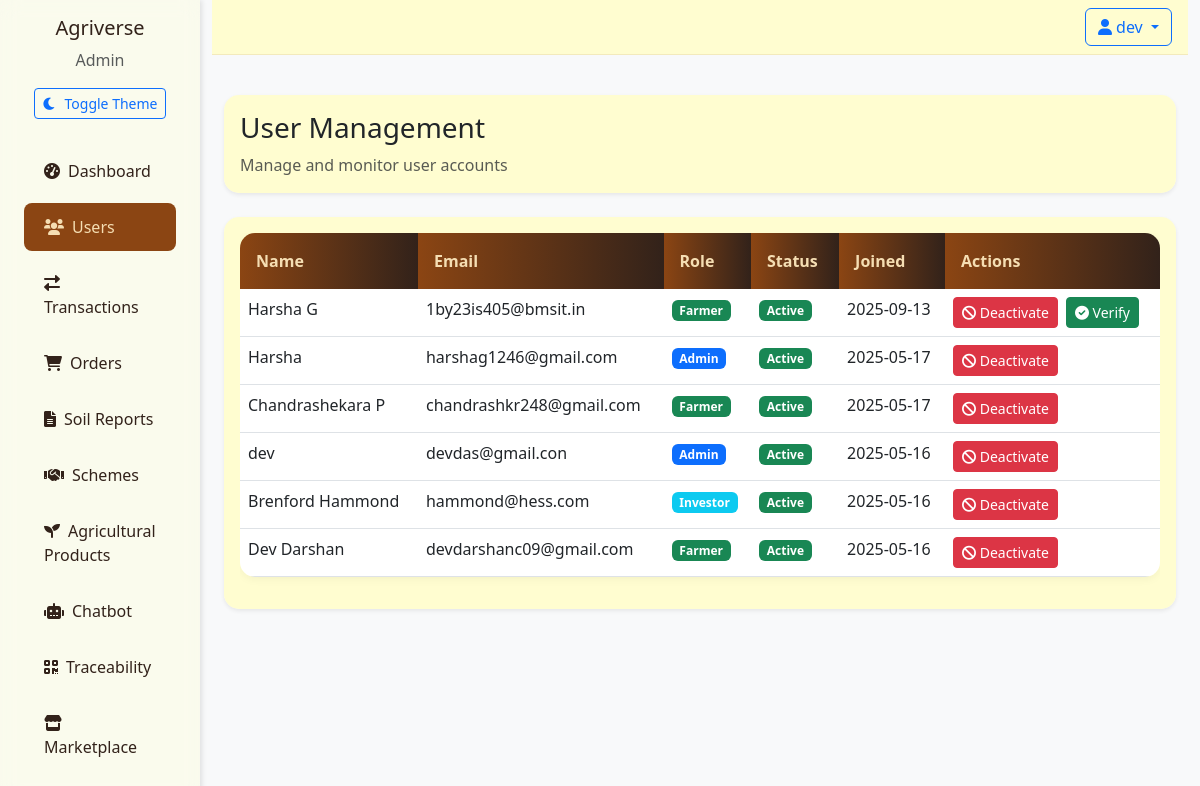
The app's page /admin/users (signed in) with its own data.
### app/models/__init__.py (models this page shows)
class User(UserMixin, db.Model):
    id = db.Column(db.Integer, primary_key=True)
    email = db.Column(db.String(120), unique=True, nullable=False)
    password_hash = db.Column(db.String(128), nullable=False)
    name = db.Column(db.String(100), nullable=False)
    role = db.Column(db.String(20), nullable=False)  # 'farmer', 'investor', 'admin'
    created_at = db.Column(db.DateTime, default=datetime.utcnow)
    is_active = db.Column(db.Boolean, default=True)
    is_verified = db.Column(db.Boolean, default=False)
    wallet_balance = db.Column(db.Float, default=0.0)  # User's wallet balance
    farm_name = db.Column(db.String(100))
    farm_location = db.Column(db.String(200))
    farm_size = db.Column(db.Float)  # in acres
    company_name = db.Column(db.String(100))
    investment_capacity = db.Column(db.Float)
    products = db.relationship('Product', backref='seller', lazy=True)
    investments_made = db.relationship('Investment',
                                     backref='investor',
                                     lazy=True,
                                     foreign_keys='Investment.investor_id')
    investments_received = db.relationship('Investment',
                                         backref='farmer',
                                         lazy=True,
                                         foreign_keys='Investment.farmer_id')
    soil_reports = db.relationship('SoilReport', backref='farmer', lazy=True)

### app/routes/admin.py (the view)
@admin_bp.route('/users')
@login_required
@admin_required
def users():
    try:
        users = User.query.order_by(User.created_at.desc()).all()
        return render_template('admin/users.html', users=users)
    except Exception as e:
        flash(f'Error loading users: {str(e)}', 'error')
        return redirect(url_for('admin.dashboard'))

### app/__init__.py (called while the page is built)
@login_manager.user_loader
def load_user(user_id):
    return User.query.get(int(user_id))

### app/routes/admin.py (called while the page is built)
def admin_required(f):
    @wraps(f)
    def decorated_function(*args, **kwargs):
        if not current_user.is_authenticated or current_user.role != 'admin':
            flash('Access denied. Admin privileges required.', 'error')
            return redirect(url_for('main.index'))
        return f(*args, **kwargs)
    return decorated_function

### app/templates/admin/users.html (shortened to what this page needs)
{% extends "base.html" %}
{% block content %}
<div class="container-fluid py-4">
    <div class="row mb-4">
        <div class="col-12">
            <div class="card border-0 shadow-sm">
                <div class="card-body">
                    <h1 class="h3 mb-2">User Management</h1>
                    <p class="text-muted mb-0">Manage and monitor user accounts</p>
                </div>
            </div>
        </div>
    </div>
    <div class="row">
        <div class="col-12">
            <div class="card border-0 shadow-sm">
                <div class="card-body">
                    <div class="table-responsive">
                        <table class="table table-hover">
                            <thead>
                                <tr>
                                    <th>Name</th>
                                    <th>Email</th>
                                    <th>Role</th>
                                    <th>Status</th>
                                    <th>Joined</th>
                                    <th>Actions</th>
                                </tr>
                            </thead>
                            <tbody>
                                {% for user in users %}
                                <tr>
                                    <td>{{ user.name }}</td>
                                    <td>{{ user.email }}</td>
                                    <td>
                                        <span class="badge bg-{{ {
                                            'farmer': 'success',
                                            'investor': 'info',
                                            'admin': 'primary'
                                        }[user.role] }}">
                                            {{ user.role|title }}
                                        </span>
                                    </td>
                                    <td>
                                        <span class="badge bg-{{ 'success' if user.is_active else 'danger' }}">
                                            {{ 'Active' if user.is_active else 'Inactive' }}
                                        </span>
                                    </td>
                                    <td>{{ user.created_at.strftime('%Y-%m-%d') }}</td>
                                    <td>
                                        <div class="btn-group">
                                            <form action="{{ url_for('admin.toggle_user_status', user_id=user.id) }}" method="POST" class="d-inline">
                                                <button type="submit" class="btn btn-sm btn-{{ 'danger' if user.is_active else 'success' }}">
                                                    {% if user.is_active %}
                                                    <i class="fas fa-ban"></i> Deactivate
                                                    {% else %}
                                                    <i class="fas fa-check"></i> Activate
                                                    {% endif %}
                                                </button>
                                            </form>
                                            {% if not user.is_verified %}
                                            <form action="{{ url_for('admin.verify_user', user_id=user.id) }}" method="POST" class="d-inline ms-2">
                                                <button type="submit" class="btn btn-sm btn-success">
                                                    <i class="fas fa-check-circle"></i> Verify
                                                </button>
                                            </form>
                                            {% endif %}
                                        </div>
                                    </td>
                                </tr>
                                {% endfor %}
                            </tbody>
                        </table>
                    </div>
                </div>
            </div>
        </div>
    </div>
</div>
{% endblock %}

### app/templates/base.html (shortened to what this page needs)
<!DOCTYPE html>
<html lang="en" data-bs-theme="light">
<head>
    <link href="https://cdn.jsdelivr.net/npm/bootstrap@5.3.0/dist/css/bootstrap.min.css" rel="stylesheet">
    <link href="https://cdnjs.cloudflare.com/ajax/libs/font-awesome/6.0.0/css/all.min.css" rel="stylesheet">
    <link href="{{ url_for('static', filename='css/style.css') }}" rel="stylesheet">
</head>
<body>
    <div class="container-fluid">
        <div class="row">
            {% if current_user.is_authenticated %}
            <div class="col-md-2 sidebar">
                <div class="d-flex flex-column">
                    <div class="text-center mb-4">
                        <h5 class="mb-2">Agriverse</h5>
                        <p class="text-muted mb-3">{{ current_user.role|title }}</p>
                        <button id="theme-toggle" class="btn btn-sm btn-outline-primary">
                            <i class="fas fa-moon me-2"></i>Toggle Theme
                        </button>
                    </div>
                    {% if current_user.role == 'admin' %}
                    <div class="nav flex-column">
                    <a href="{{ url_for('admin.dashboard') }}" class="nav-link {% if request.endpoint == 'admin.dashboard' %}active{% endif %}">
                            <i class="fas fa-tachometer-alt me-2"></i>Dashboard
                    </a>
                    <a href="{{ url_for('admin.users') }}" class="nav-link {% if request.endpoint == 'admin.users' %}active{% endif %}">
                            <i class="fas fa-users me-2"></i>Users
                    </a>
                    <a href="{{ url_for('admin.transactions') }}" class="nav-link {% if request.endpoint == 'admin.transactions' %}active{% endif %}">
                            <i class="fas fa-exchange-alt me-2"></i>Transactions
                    </a>
                    <a href="{{ url_for('admin.orders') }}" class="nav-link {% if request.endpoint == 'admin.orders' %}active{% endif %}">
                            <i class="fas fa-shopping-cart me-2"></i>Orders
                    </a>
                    <a href="{{ url_for('admin.soil_reports') }}" class="nav-link {% if request.endpoint == 'admin.soil_reports' %}active{% endif %}">
                            <i class="fas fa-file-alt me-2"></i>Soil Reports
                    </a>
                    <a href="{{ url_for('admin.schemes') }}" class="nav-link {% if request.endpoint == 'admin.schemes' %}active{% endif %}">
                            <i class="fas fa-handshake me-2"></i>Schemes
                    </a>
                    <a href="{{ url_for('admin.agri_products') }}" class="nav-link {% if request.endpoint == 'admin.agri_products' %}active{% endif %}">
                            <i class="fas fa-seedling me-2"></i>Agricultural Products
                    </a>
                    <a href="{{ url_for('admin.chatbot') }}" class="nav-link {% if request.endpoint == 'admin.chatbot' %}active{% endif %}">
                            <i class="fas fa-robot me-2"></i>Chatbot
                    </a>
                    <a href="{{ url_for('admin.traceability') }}" class="nav-link {% if request.endpoint == 'admin.traceability' %}active{% endif %}">
                            <i class="fas fa-qrcode me-2"></i>Traceability
                    </a>
                    </div>
                    {% endif %}
                    {% if current_user.role != 'farmer' %}
                    <a href="{{ url_for('main.marketplace') }}" class="nav-link {% if request.endpoint == 'main.marketplace' %}active{% endif %}">
                        <i class="fas fa-store me-2"></i> Marketplace
                    </a>
                    {% endif %}
                </div>
            </div>
            {% endif %}
            <div class="col-md-{% if current_user.is_authenticated %}10{% else %}12{% endif %}">
                <nav class="navbar navbar-expand-lg mb-3">
                    <div class="container-fluid px-3">
                        <div class="ms-auto d-flex align-items-center gap-2">
                            {% if current_user.is_authenticated %}
                            <div class="dropdown">
                                <button class="btn btn-outline-primary dropdown-toggle" type="button" id="userDropdown" data-bs-toggle="dropdown">
                                    <i class="fas fa-user me-1"></i>{{ current_user.name }}
                                </button>
                            </div>
                            {% endif %}
                        </div>
                    </div>
                </nav>
                {% block content %}{% endblock %}
            </div>
        </div>
    </div>
</body>
</html>

### app/static/css/style.css (style rules this page uses)
:root { --earth-brown: #8B4513; --soil-dark: #32221A; --wheat-gold: #F5DEB3; --leaf-green: #556B2F; --cream: #FFFDD0; --sky-blue: #87CEEB; --transition-speed: 0.3s; --bg-light: #f8f9fa; --bg-dark: #1a1a1a; --text-light: #32221A; --text-dark: #F5DEB3; --sidebar-light: rgba(255, 253, 208, 0.3); --sidebar-dark: rgba(50, 34, 26, 0.95); }
[data-bs-theme="light"] { --bg-color: var(--bg-light); --text-color: var(--text-light); --sidebar-bg: var(--sidebar-light); --card-bg: rgba(255, 253, 208, 0.98); --border-color: rgba(139, 69, 19, 0.1); }
body { min-height: 100vh; display: flex; flex-direction: column; font-family: 'Segoe UI', Tahoma, Geneva, Verdana, sans-serif; background-color: var(--bg-color); color: var(--text-color); transition: background-color var(--transition-speed), color var(--transition-speed); }
.navbar { backdrop-filter: blur(10px); -webkit-backdrop-filter: blur(10px); border-bottom: 1px solid var(--border-color); padding: 0.5rem 0; background-color: var(--card-bg); }
.nav-link { color: var(--text-color); padding: 0.75rem 1.25rem; border-radius: 0.5rem; margin: 0.25rem 0.75rem; transition: all var(--transition-speed); }
.nav-link.active { background-color: var(--earth-brown); color: var(--wheat-gold); }
.sidebar { min-height: 100vh; background-color: var(--sidebar-bg); padding-top: 1rem; transition: background-color var(--transition-speed); box-shadow: 2px 0 5px rgba(0, 0, 0, 0.1); backdrop-filter: blur(10px); -webkit-backdrop-filter: blur(10px); }
.card { border: none; border-radius: 15px; background: var(--card-bg); backdrop-filter: blur(10px); box-shadow: 0 4px 15px rgba(0, 0, 0, 0.1); transition: all 0.3s ease; }
.table { background-color: var(--card-bg); border-radius: 15px; overflow: hidden; box-shadow: 0 2px 10px rgba(0, 0, 0, 0.05); }
.table thead th { background: linear-gradient(to right, var(--earth-brown), var(--soil-dark)); color: var(--wheat-gold); border: none; padding: 1rem; }

### records on screen
User: role "Admin", name "dev", email "devdas@gmail.con", is_active "Active", created_at "2025-05-16", shows "Deactivate"
User: name "Harsha G", email "1by23is405@bmsit.in", role "Farmer", is_active "Active", created_at "2025-09-13", shows "Deactivate"
User: name "Harsha", email "harshag1246@gmail.com", role "Admin", is_active "Active", created_at "2025-05-17", shows "Deactivate"
User: name "Chandrashekara P", email "chandrashkr248@gmail.com", role "Farmer", is_active "Active", created_at "2025-05-17", shows "Deactivate"
User: name "Brenford Hammond", email "hammond@hess.com", role "Investor", is_active "Active", created_at "2025-05-16", shows "Deactivate"
User: name "Dev Darshan", email "devdarshanc09@gmail.com", role "Farmer", is_active "Active", created_at "2025-05-16", shows "Deactivate"
